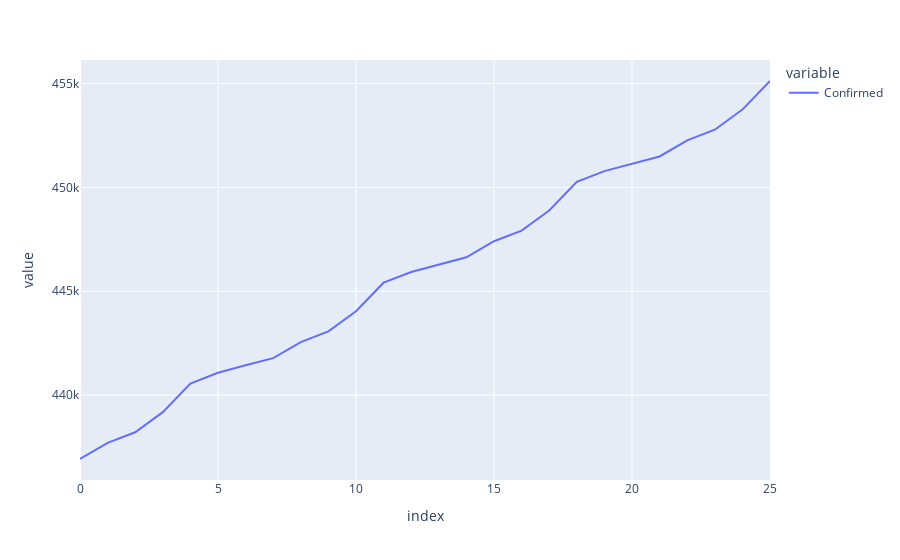

Notebook cell for this chart:
### Code cell
cleaned_dfs['New York']['Confirmed'].plot()

### Figure 1 — Plotly figure (JSON) as saved in the notebook; plotly's stock layout.template omitted (floating-point values rounded to 4 significant figures)
{"data": [{"hovertemplate": "variable=Confirmed<br>index=%{x}<br>value=%{y}<extra></extra>", "legendgroup": "Confirmed", "line": {"color": "#636efa", "dash": "solid"}, "mode": "lines", "name": "Confirmed", "orientation": "v", "showlegend": true, "type": "scatter", "x": [0, 1, 2, 3, 4, 5, 6, 7, 8, 9, 10, 11, 12, 13, 14, 15, 16, 17, 18, 19, 20, 21, 22, 23, 24, 25], "xaxis": "x", "y": [436900.0, 437700.0, 438200.0, 439200.0, 440600.0, 441100.0, 441400.0, 441800.0, 442600.0, 443100.0, 444000.0, 445400.0, 445900.0, 446300.0, 446600.0, 447400.0, 447900.0, 448900.0, 450300.0, 450800.0, 451100.0, 451500.0, 452300.0, 452800.0, 453700.0, 455100.0], "yaxis": "y"}], "layout": {"legend": {"title": {"text": "variable"}, "tracegroupgap": 0}, "margin": {"t": 60}, "xaxis": {"anchor": "y", "domain": [0, 1], "title": {"text": "index"}}, "yaxis": {"anchor": "x", "domain": [0, 1], "title": {"text": "value"}}}}
